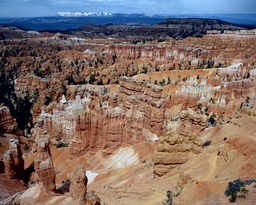
//> input picture image-processing/colour-quantization(Kmeans)/odev1/testImage/1.jpg, 256 x 205 px, shrunk from 1200 x 960 before the run
$ ./K-means-Clustering testImage/1.jpg   (built with g++ and OpenCV 4)
//> lines starting //> are read from the running program, lines starting //| are printed output that depends on the picture
#include<stdio.h>
#include<stdlib.h>
#include <time.h>
#include<math.h>
#include<opencv2/opencv.hpp>
#include<stdbool.h>
#include<string.h>

#define K 32
#define EPSILON 10

using namespace cv;

// FUNCTIONS PROTOTYPE ------------------------------------
int **K_means(Mat);
double dist(Vec3b, Vec3b);
int findMin(Vec3b, Vec3b *);
bool calculateNewMeans(Mat, int **, Vec3b *);
void convertImage(Mat, int **, Vec3b *);

void Con_Comp_Label(Mat, int **, int, int);
void newEquivalent(int **, int, int);
int getEquivalent(int **, int);
//---------------------------------------------------------


int main(int argc, char **argv) {

	char imageName[100];
	int **imageLabel;
	Mat image;

	if (argc != 2) {
		printf("Usage: %s image_path", argv[0]);
		exit(-3);
	}

	strcpy(imageName, argv[1]);
	image = imread(imageName, IMREAD_COLOR);
//> image is the input picture: 205 rows x 256 cols, CV_8UC3; mean B, G, R 102.9, 109.7, 128.2

	if (image.empty()) {
		printf("Could not open or find the image");
		return -1;
	}


	imageLabel = K_means(image);
	//imshow("result1", image);
	imwrite("K-means-Clustering_K8.jpg", image);

	Con_Comp_Label(image, imageLabel, image.rows, image.cols);
	imwrite("Connected-Component-Labeling_K8.jpg", image);
	//imshow("result2", image);

	printf("Images are saved on your working directory.");
	waitKey(0);
}


int **K_means(Mat image) {

	int i, j;															// Index variables
	int minIndex;														// Stores the means[] index value which has minimum distance to pixel
	int **imageLabel;
	Vec3b means[K];
	bool flag = true;

	imageLabel = (int **)malloc(sizeof(int*) * image.rows);				// Define and allocate another image matrix for labelling the pixels
	for (i = 0; i < image.rows; i++) {
		imageLabel[i] = (int *)malloc(sizeof(int) * image.cols);
	}

	srand(time(NULL));
	for (i = 0; i < K; i++) {											// Select random centroids(means).

		means[i][0] = rand() % 255;
		means[i][1] = rand() % 255;
		means[i][2] = rand() % 255;
	}

	while (flag) {

		for (i = 0; i < image.rows; i++) {

			for (j = 0; j < image.cols; j++) {
				minIndex = findMin(image.at<Vec3b>(i, j), means);		// Find the minimum distance mean between means(centroids) and pixel
				imageLabel[i][j] = minIndex;							// Write index of mean(which is closest to the pixel value) to the label matrix
			}
		}
		flag = calculateNewMeans(image, imageLabel, means);				// Calculate new means value until epsilon is bigger than summary of the difference between
	}																	// new and old mean values
//> this loop made 75 passes
//> minIndex on passes 1 to 12: 3, 13, 13, 13, 13, 13, 13, 13, 13, 13, 13, 13
//> after the loop, minIndex = 13; means = 32 items, first 12: [62, 66, 84], [99, 80, 77], [180, 116, 63], [82, 110, 157], [35, 52, 92], [120, 60, 15], [160, 176, 193], [46, 50, 65], [78, 56, 52], [22, 35, 67], [129, 139, 158], [81, 36, 12]

	convertImage(image, imageLabel, means);								// Write mean values to the original image pixels

	return imageLabel;
}

double dist(Vec3b pixel, Vec3b mean) {									// Take a pixel and a centroid(mean) as parameters.
																		// Calculates the distance between pixel and mean.
	double distance = 0;
	distance += pow((pixel[0] - mean[0]), 2);
	distance += pow((pixel[1] - mean[1]), 2);
	distance += pow((pixel[2] - mean[2]), 2);
	distance = sqrt(distance);
	return distance;
}

int findMin(Vec3b pixel, Vec3b *means) {

	int i = 0, minIndex	= 0;
	double min;

	min = dist(pixel, means[0]);
	for (i = 1; i < K; i++) {

		if (dist(pixel, means[i]) < min) {
			min = dist(pixel, means[i]);
			minIndex = i;
		}
	}
	return minIndex;
}

bool calculateNewMeans(Mat image, int **imageLabel, Vec3b *means) {
	int i, j;
	int meanIndex;
	double changeOfMeans;
	int count[K];														// To calculate new means[meanIndex] value, first add pixels value to newMeans[meanIndex]
	Vec3f newMeans[K];													// and divide it to how many pixels value we have in exactly this index.

	for (i = 0; i < K; i++) {											// all means(centroids) are set to 0
		newMeans[i][0] = 0;
		newMeans[i][1] = 0;
		newMeans[i][2] = 0;
		count[i] = 1;

	}

	for (i = 0; i < image.rows; i++) {									// Look all pixels value and add them to which mean(centroids) they belong
																		// And during this operation, do not forget to increase count values
		for (j = 0; j < image.cols; j++) {

			meanIndex = imageLabel[i][j];

			newMeans[meanIndex][0] += image.at<Vec3b>(i, j)[0];
			newMeans[meanIndex][1] += image.at<Vec3b>(i, j)[1];
			newMeans[meanIndex][2] += image.at<Vec3b>(i, j)[2];
			count[meanIndex]++;
		}
	}


	changeOfMeans = 0;
	for (i = 0; i < K; i++) {
		newMeans[i][0] = newMeans[i][0] / count[i];
		newMeans[i][1] = newMeans[i][1] / count[i];
		newMeans[i][2] = newMeans[i][2] / count[i];
		changeOfMeans += dist(means[i], newMeans[i]);					// Calculate the change between means(centroids) and newMeans(newCentroids)

		means[i] = newMeans[i];
	}

	printf("Change between means value: %f\n", changeOfMeans);

	if (changeOfMeans <= EPSILON) {										// if the change is smaller than epsilon, function will return false and Clusterin will be finished
		return false;
	}
	return true;
}

void convertImage(Mat image, int **imageLabel, Vec3b *means) {			// Convert original image pixels to the labeled mean values

	int i, j;
	int meanIndex;

	for (i = 0; i < image.rows; i++) {

		for (j = 0; j < image.cols; j++) {

			meanIndex = imageLabel[i][j];

			image.at<Vec3b>(i, j)[0] = means[meanIndex][0];
			image.at<Vec3b>(i, j)[1] = means[meanIndex][1];
			image.at<Vec3b>(i, j)[2] = means[meanIndex][2];
		}
	}
//> this loop made 205 passes
//> meanIndex on passes 1 to 3: 2, 2, 2
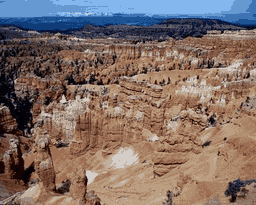
//> image: 205 rows x 256 cols, CV_8UC3; mean B, G, R 102.6, 109.6, 128
//> after the loop, meanIndex = 13
}


void Con_Comp_Label(Mat originalImage, int **image, int image_rows, int image_cols) {
//> called with image_rows = 205, image_cols = 256

	int i, j;																				// index variables
	int pixel, left, up, up_and_left, left_label, up_label, up_and_left_label, finalLabel;	// store the current pixel,up,left, left_up pixel values, and their labels
	int **imageLabel;																		// store the labels values of all pixels
	int **equivalentTable;																	// this matrix has 2 coloums. it stores labels equivalents(relations).
	int labelIndex = 0;


	imageLabel = (int **)malloc(sizeof(int*) * image_rows);									// Define and allocate image Label matrix for labelling the pixels
	for (i = 0; i < image_rows; i++) {
		imageLabel[i] = (int *)malloc(sizeof(int) * image_cols);
	}

	equivalentTable = (int **)malloc(sizeof(int*) * (image_rows*image_cols) );				// Define and allocate Equivalent Table matrix
	for (i = 0; i < (image_rows*image_cols); i++) {
		equivalentTable[i] = (int *)malloc(sizeof(int) * 2);
	}

	imageLabel[0][0] = labelIndex;															// Setting the first pixel's label
	newEquivalent(equivalentTable, labelIndex, labelIndex);									// And add this label value to the equivalent(relation) table.(0 -> 0)

	for (j = 1; j < image_cols; j++) {														// Setting the pixel's label of the first row

		if (image[0][j] == image[0][j - 1]) {
			imageLabel[0][j] = labelIndex;
		}
		else {
			labelIndex++;
			imageLabel[0][j] = labelIndex;
			newEquivalent(equivalentTable, labelIndex, labelIndex);
		}
	}
//> after the loop, labelIndex = 9

	for (i = 1; i < image_rows; i++) {														// Setting the pixel's label of the first colloums

		if (image[i][0] == image[i-1][0]) {
			imageLabel[i][0] = labelIndex;
		}
		else {
			labelIndex++;
			imageLabel[i][0] = labelIndex;
			newEquivalent(equivalentTable, labelIndex, labelIndex);
		}
	}
//> after the loop, labelIndex = 113

	printf("Connected Component Labeling is processing... \n");
	for (i = 1; i < image_rows; i++) {														// Look all the pixels of the image
		for (j = 1; j < image_cols; j++) {

			pixel = image[i][j]; 															// pixel <- current pixel's value
			left = image[i][j - 1];															// left <- left pixel's value
			up = image[i - 1][j];															// up <- up pixel's value
			up_and_left = image[i - 1][j - 1];												// up_and_left <- up_left pixel's value

			left_label = imageLabel[i][j - 1];												// AND their labels
			up_label = imageLabel[i - 1][j];
			up_and_left_label = imageLabel[i - 1][j - 1];

			if (pixel == left) {															// Control the left, up and left_up pixels if its equal to current pixel
				imageLabel[i][j] =  getEquivalent(equivalentTable, left_label);				// And give the label, which belongs to left, up, left_up, to current pixel
			}
			else if (pixel == up) {
				imageLabel[i][j] = getEquivalent(equivalentTable, up_label);
			}
			else if (pixel == up_and_left) {
				imageLabel[i][j] = getEquivalent(equivalentTable, up_and_left_label);
			}
			else {																			// if current pixel is different from left,up,left_up
				labelIndex++;															   	// Create new label value and give it to the current pixel
				imageLabel[i][j] = labelIndex;												// And save this label to the equivalent table
				newEquivalent(equivalentTable, labelIndex, labelIndex);
			}

			if (left == up && left_label != up_label) {										// if pixels have the same values but different labels,
																							// find and change bigger label in the equivalent table.  Before(5 -> 5) After(5 -> 3)
				if (getEquivalent(equivalentTable,left_label) < getEquivalent(equivalentTable,up_label)) {
					equivalentTable[up_label][1] = getEquivalent(equivalentTable, left_label);
				}
				else {
					equivalentTable[left_label][1] = getEquivalent(equivalentTable, up_label);
				}
			}

		}
	}
//> this loop made 204 passes
//> (pixel, left, up, up_and_left, left_label, up_label) on passes 1 to 3: (2, 2, 2, 2, 9, 9), (2, 2, 2, 2, 9, 9), (2, 2, 2, 2, 9, 9)
//> after the loop, pixel = 13; left = 31; up = 13; up_and_left = 13; left_label = 18078; up_label = 18298; labelIndex = 18431
	printf("Connected Component Labeling is processing...  \n");


	for (i = 0; i < image_rows; i++) {														// Look all the pixels and change their labels by looking at equivalent tables
		for (j = 0; j < image_cols; j++) {													// Change original image colour by looking at label matrix(Give different colours to labels)
			finalLabel = getEquivalent(equivalentTable, imageLabel[i][j]);

			originalImage.at<Vec3b>(i, j)[0] = (25 * finalLabel) % 255;
			originalImage.at<Vec3b>(i, j)[1] = (50 * finalLabel) % 255;
			originalImage.at<Vec3b>(i, j)[2] = (125 * finalLabel) % 255;
		}
	}
//> this loop made 205 passes
//> finalLabel on passes 1 to 3: 9, 9, 9
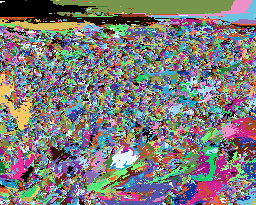
//> originalImage: 205 rows x 256 cols, CV_8UC3; mean B, G, R 121.3, 122.5, 125
//> after the loop, finalLabel = 18298
	printf("Connected Component Labeling finished \n");
}

void newEquivalent(int **equivalentTable, int labelA, int labelB) {
	static int tableIndex = 0;

	if (equivalentTable[tableIndex] == NULL ) {

		printf("Program terminated.");
		exit(-5);
	}

	equivalentTable[tableIndex][0] = labelA;
	equivalentTable[tableIndex][1] = labelB;
	tableIndex++;
}

int getEquivalent(int **equivalentTable, int label) {
	int i = 0;

	while (equivalentTable[i][0] != label) {
		i++;
	}

	return equivalentTable[i][1];
}

$ run again, on image-processing/colour-quantization(Kmeans)/odev1/testImage/3.jpg
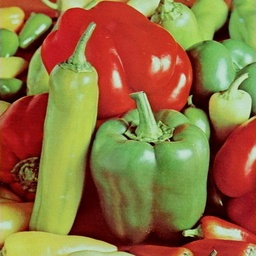
//> input picture image-processing/colour-quantization(Kmeans)/odev1/testImage/3.jpg, 256 x 256 px, shrunk from 512 x 512 before the run
//> image is the input picture: 256 rows x 256 cols, CV_8UC3; mean B, G, R 63.1, 112, 143.3
//> the loop in K_means, `while (flag)` made 101 passes
//> minIndex on passes 1 to 8: 6, 25, 25, 25, 25, 25, 25, 25
//> after the loop in K_means, `while (flag)`: minIndex = 25; means = 32 items, first 12: [33, 39, 186], [22, 21, 146], [12, 13, 130], [78, 160, 114], [12, 21, 96], [6, 8, 77], [144, 205, 179], [59, 113, 116], [81, 187, 164], [27, 57, 138], [76, 168, 144], [2, 3, 59]
//> the loop in convertImage, `for (i = 0; i < image.rows; i++)` made 256 passes
//> meanIndex on passes 1 to 3: 18, 18, 18
//> after the loop in convertImage, `for (i = 0; i < image.rows; i++)`:
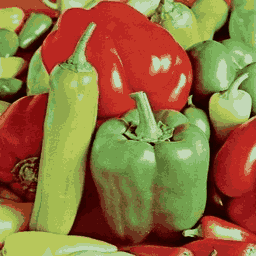
//> image: 256 rows x 256 cols, CV_8UC3; mean B, G, R 62.9, 111.9, 143
//> after the loop in convertImage, `for (i = 0; i < image.rows; i++)`: meanIndex = 25
//> after the loop in Con_Comp_Label, `for (j = 1; j < image_cols; j++)`: labelIndex = 75
//> after the loop in Con_Comp_Label, `for (i = 1; i < image_rows; i++)`: labelIndex = 161
//> the loop in Con_Comp_Label, `for (i = 1; i < image_rows; i++)` made 255 passes
//> (pixel, left, up, up_and_left, left_label, up_label) on passes 1 to 3: (18, 18, 18, 18, 0, 75), (18, 18, 18, 18, 0, 0), (18, 18, 18, 18, 0, 0)
//> after the loop in Con_Comp_Label, `for (i = 1; i < image_rows; i++)`: pixel = 25; left_label = 9496; labelIndex = 9612
//> the loop in Con_Comp_Label, `for (i = 0; i < image_rows; i++)` made 256 passes
//> finalLabel on passes 1 to 3: 0, 0, 0
//> after the loop in Con_Comp_Label, `for (i = 0; i < image_rows; i++)`:
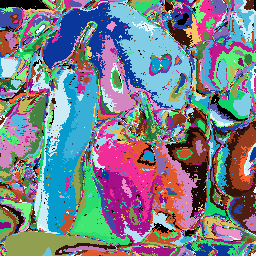
//> originalImage: 256 rows x 256 cols, CV_8UC3; mean B, G, R 136.7, 126.3, 120
//> after the loop in Con_Comp_Label, `for (i = 0; i < image_rows; i++)`: finalLabel = 9496

$ run again, on image-processing/colour-quantization(Kmeans)/odev1/testImage/4.jpg
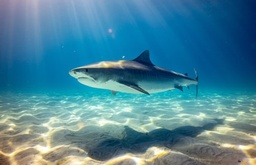
//> input picture image-processing/colour-quantization(Kmeans)/odev1/testImage/4.jpg, 256 x 165 px, shrunk from 500 x 323 before the run
//> image is the input picture: 165 rows x 256 cols, CV_8UC3; mean B, G, R 152.3, 132, 74.6
//> after the loop in K_means, `while (flag)`: minIndex = 19; means = 32 items, first 12: [125, 77, 3], [102, 110, 116], [181, 137, 6], [119, 132, 132], [185, 151, 52], [107, 59, 2], [171, 213, 224], [85, 65, 24], [92, 92, 88], [90, 46, 3], [157, 156, 126], [66, 79, 97]
//> after the loop in convertImage, `for (i = 0; i < image.rows; i++)`:
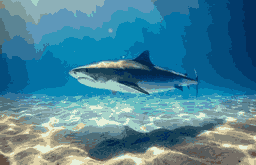
//> image: 165 rows x 256 cols, CV_8UC3; mean B, G, R 152.1, 131.8, 74.4
//> after the loop in convertImage, `for (i = 0; i < image.rows; i++)`: meanIndex = 19
//> after the loop in Con_Comp_Label, `for (j = 1; j < image_cols; j++)`: labelIndex = 10
//> after the loop in Con_Comp_Label, `for (i = 1; i < image_rows; i++)`: labelIndex = 58
//> after the loop in Con_Comp_Label, `for (i = 1; i < image_rows; i++)`: pixel = 19; left_label = 3716; labelIndex = 3859
//> after the loop in Con_Comp_Label, `for (i = 0; i < image_rows; i++)`:
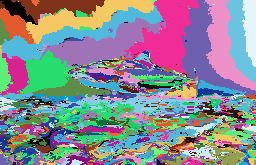
//> originalImage: 165 rows x 256 cols, CV_8UC3; mean B, G, R 146.2, 137, 136.3
//> after the loop in Con_Comp_Label, `for (i = 0; i < image_rows; i++)`: finalLabel = 3716
